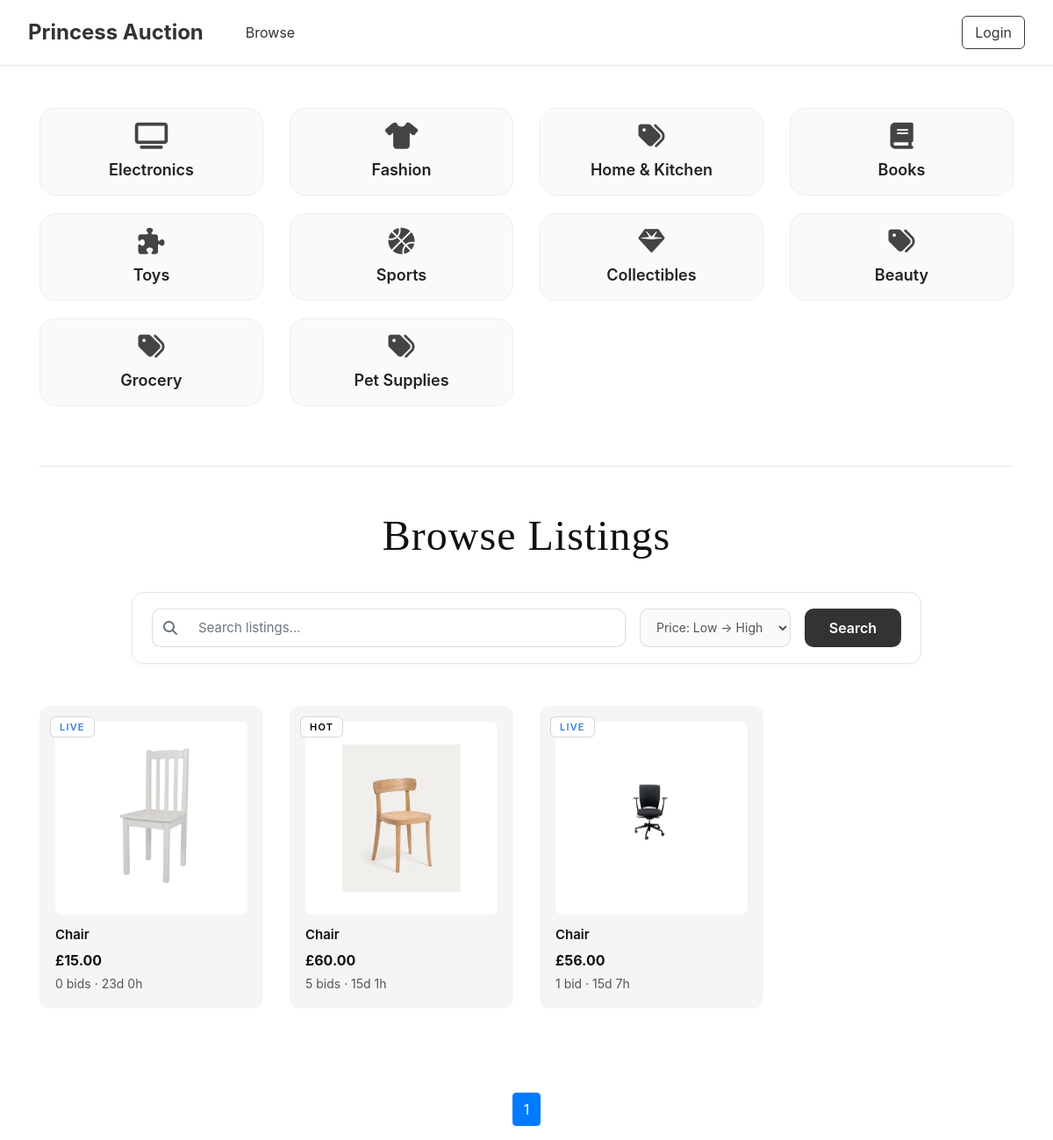
Page /browse.php?cat=3 on the committed database.
### tables this page shows
CREATE TABLE `category` (
  `category_id` int(11) NOT NULL,
  `category_name` varchar(100) NOT NULL
);

CREATE TABLE `auction` (
  `auction_id` int(11) NOT NULL,
  `item_id` int(11) NOT NULL,
  `start_price` decimal(10,2) NOT NULL CHECK (`start_price` > 0),
  `reserve_price` decimal(10,2) NOT NULL CHECK (`reserve_price` >= 0),
  `start_time` datetime DEFAULT current_timestamp(),
  `end_time` datetime NOT NULL,
  `status` enum('Sched','Live','Closed','Unsold') DEFAULT 'Sched'
);

CREATE TABLE `image` (
  `image_id` int(11) NOT NULL,
  `item_id` int(11) NOT NULL,
  `path` varchar(255) NOT NULL,
  `sort_order` int(11) DEFAULT 0
);

CREATE TABLE `Item` (
  `item_id` int(11) NOT NULL,
  `seller_id` int(11) NOT NULL,
  `category_id` int(11) DEFAULT NULL,
  `title` varchar(255) NOT NULL,
  `description` text DEFAULT NULL,
  `condition` varchar(50) NOT NULL,
  `date_created` datetime DEFAULT current_timestamp()
);

### browse.php (the view, shortened to what this page needs)
<?php require("utilities.php")?>
<?php include_once("header.php")?>
<link rel="stylesheet" href="https://cdnjs.cloudflare.com/ajax/libs/font-awesome/6.5.0/css/all.min.css">
<div class="container my-5">
  <div class="row gy-4 gx-4">
    <?php
    $conn = connectDB();
    $icons = [
      "Electronics"   => "fa-solid fa-tv",
      "Fashion"       => "fa-solid fa-shirt",
      "Home & Kitchen"=> "fa-solid fa-couch",
      "Books"         => "fa-solid fa-book",
      "Toys"          => "fa-solid fa-puzzle-piece",
      "Sports"        => "fa-solid fa-basketball",
      "Collectibles"  => "fa-solid fa-gem",
      "Others"        => "fa-solid fa-box"
    ];
    $sql = "SELECT category_id, category_name FROM category";
    $result = $conn->query($sql);
    while ($row = $result->fetch_assoc()) {
        $cat_id = $row['category_id'];
        $cat_name = htmlspecialchars($row['category_name']);
        $icon_class = isset($icons[$cat_name]) ? $icons[$cat_name] : "fa-solid fa-tags";
        echo '
        <div class="col-6 col-md-3">
            <a href="browse.php?cat=' . $cat_id . '" style="text-decoration:none;">
                <div class="category-card">
                    <i class="category-icon ' . $icon_class . '"></i>
                    <div class="category-name">' . $cat_name . '</div>
                </div>
            </a>
        </div>';
    }
    ?>
  </div>
</div>
<div class="container">
<div style="
  width:100%;
  height:1px;
  background:#e6e6e6;
  margin-bottom:25px;
"></div>
<h2 style="
    font-family: 'Playfair Display', serif;
    text-align:center;
    font-size: 48px;
    font-weight: 500;
    letter-spacing: 1px;
    margin: 50px 0 35px 0;
    color:#111;
">
  Browse Listings
</h2>
<div id="searchSpecs" class="mt-4 mb-4">
  <div style="
      background:white;
      border:1px solid #e6e6e6;
      border-radius:14px;
      padding:18px 22px;
      max-width:900px;
      margin:0 auto;
      box-shadow:0 2px 6px rgba(0,0,0,0.03);
  ">
    <form method="get" action="browse.php">
  <div class="search-bar-wrapper">
    <div class="flex-grow-1">
      <div class="input-group search-input-group">
        <span class="input-group-text">
          <i class="fa fa-search text-muted"></i>
        </span>
        <input type="text"
               class="form-control"
               name="keyword"
               placeholder="Search listings...">
      </div>
    </div>
    <select name="order_by" class="search-select">
      <option value="pricelow">Price: Low → High</option>
    </select>
    <button class="search-btn">Search</button>
  </div>
</form>
  </div>
</div>
</div>
<?php
  $category = $_GET['cat'] ?? 'all';
  $ordering = $_GET['order_by'] ?? 'pricelow';
  $curr_page = isset($_GET['page']) ? intval($_GET['page']) : 1;
  $connection = connectDB();
  $query = "
    SELECT i.item_id, i.title, i.description, a.start_price, a.reserve_price, a.end_time, a.auction_id
    FROM Item i
    JOIN Auction a ON i.item_id = a.item_id
    WHERE 1 = 1
  ";
  if ($category !== 'all') {
      $safe_cat = mysqli_real_escape_string($connection, $category);
      $query .= " AND i.category_id = '$safe_cat'";
  }
  switch ($ordering) {
      default:
          $query .= " ORDER BY a.start_price ASC";
  }
  $result = mysqli_query($connection, $query);
  $num_results = mysqli_num_rows($result);
  $results_per_page = 10;
  $max_page = ceil($num_results / $results_per_page);
?>
<div class="container mt-5">
<div class="row">
<?php
  if ($num_results == 0) {
      echo '<div class="alert alert-info">No auctions found.</div>';
  } else {
      while ($row = mysqli_fetch_assoc($result)) {
          $item_id = $row['item_id'];
          $title = $row['title'];
          $description = $row['description'];
$auction_id = $row['auction_id'];
$sql_max = "SELECT MAX(bid_amount) AS max_bid FROM bid WHERE auction_id = ?";
$stmt_max = $connection->prepare($sql_max);
$stmt_max->bind_param("i", $auction_id);
$stmt_max->execute();
$max_res = $stmt_max->get_result();
$max_row = $max_res->fetch_assoc();
$current_price = $max_row['max_bid'] ?? $row['start_price'];
$sql_count = "SELECT COUNT(*) AS count_bids FROM bid WHERE auction_id = ?";
$stmt_count = $connection->prepare($sql_count);
$stmt_count->bind_param("i", $auction_id);
$stmt_count->execute();
$count_res = $stmt_count->get_result();
$count_row = $count_res->fetch_assoc();
$num_bids = $count_row['count_bids'];
$sql_img = "SELECT path FROM image WHERE item_id = ? ORDER BY sort_order ASC LIMIT 1";
$stmt_img = $connection->prepare($sql_img);
$stmt_img->bind_param("i", $row['item_id']);
$stmt_img->execute();
$res_img = $stmt_img->get_result();
$img_path = $res_img->fetch_assoc()['path'] ?? 'uploads/default.jpg';
          $end_date = new DateTime($row['end_time']);
          print_listing_li($item_id, $title, $description, $current_price, $num_bids, $end_date, $img_path);
      }
  }
?>
</div>
<nav aria-label="Search results pages" class="mt-5">
  <ul class="pagination justify-content-center">
<?php
  $querystring = "";
  foreach ($_GET as $key => $value) {
    if ($key != "page") {
      $querystring .= "$key=$value&amp;";
    }
  }
  $high_page_boost = max(3 - $curr_page, 0);
  $low_page_boost = max(2 - ($max_page - $curr_page), 0);
  $low_page = max(1, $curr_page - 2 - $low_page_boost);
  $high_page = min($max_page, $curr_page + 2 + $high_page_boost);
  for ($i = $low_page; $i <= $high_page; $i++) {
    if ($i == $curr_page) {
      echo('
    <li class="page-item active">');
    }
    else {
      echo('
    <li class="page-item">');
    }
    echo('
      <a class="page-link" href="browse.php?' . $querystring . 'page=' . $i . '">' . $i . '</a>
    </li>');
  }
?>
  </ul>
</nav>
</div>
<?php include_once("footer.php")?>

### utilities.php (shortened to what this page needs)
<?php
function display_time_remaining($interval) {
    if ($interval->days == 0 && $interval->h == 0) {
      $time_remaining = $interval->format('%im %Ss');
    }
    else if ($interval->days == 0) {
      $time_remaining = $interval->format('%hh %im');
    }
    else {
      $time_remaining = $interval->format('%ad %hh');
    }
  return $time_remaining;
}
function print_listing_li($item_id, $title, $desc, $price, $num_bids, $end_time, $img_path)
{
    $bid_label = ($num_bids == 1) ? " bid" : " bids";
    $now = new DateTime();
    if ($now > $end_time) {
        $time_remaining = "Auction ended";
    } else {
        $interval = $now->diff($end_time);
        $time_remaining = display_time_remaining($interval);
    }
    if ($now > $end_time) {
        $status = "ENDED";
    } else {
        $interval = $now->diff($end_time);
        if ($interval->days == 0 && $interval->h < 24) {
            $status = "ENDING SOON";
        } elseif ($num_bids >= 5) {
            $status = "HOT";
        } else {
            $status = "LIVE";
        }
    }
    $label_color = [
        "HOT" => "black",
        "LIVE" => "#357edd",
        "ENDING SOON" => "#d9534f",
        "ENDED" => "grey"
    ];
    echo '
    <div class="col-lg-3 col-md-4 col-sm-6 mb-5">
      <a href="listing.php?item_id=' . $item_id . '" style="text-decoration:none; color:inherit;">
      <div class="lux-card"
           style="
             background:#f5f5f5;
             border-radius:12px;
             padding:18px;
             transition:all .25s ease;
             position:relative;
           "
           onmouseover="this.style.transform=\'translateY(-6px)\'; this.style.boxShadow=\'0 14px 28px rgba(0,0,0,0.08)\';"
           onmouseout="this.style.transform=\'none\'; this.style.boxShadow=\'none\';"
      >
    <div style="
  position:absolute;
  top:12px;
  left:12px;
  padding:3px 10px;
  font-size:11px;
  font-weight:600;
  letter-spacing:1.2px;
  text-transform:uppercase;
  background:rgba(255,255,255,0.7);
  color:' . $label_color[$status] . ';
  border:1px solid rgba(0, 0, 0, 0.15);
  border-radius:6px;
  backdrop-filter:blur(6px);
">
          ' . $status . '
        </div>
        <div style="
            background:white;
            border-radius:8px;
            padding:26px;
            height:220px;
            display:flex;
            justify-content:center;
            align-items:center;
            overflow:hidden;
        ">
          <img src="' . $img_path . '"
               style="max-height:100%; max-width:100%; object-fit:contain;">
        </div>
        <h6 style="margin-top:14px; font-weight:600; font-size:15px; color:#111;">
          ' . htmlspecialchars($title) . '
        </h6>
        <div style="margin-top:8px;">
          <div style="font-size:16px; font-weight:700; color:#111;">
            £' . number_format($price, 2) . '
          </div>
          <div style="margin-top:4px; color:#555; font-size:14px;">
            ' . $num_bids . $bid_label . ' · ' . $time_remaining . '
          </div>
        </div>
      </div>
      </a>
    </div>
    ';
}

### header.php (style rules this page uses)
.search-bar-wrapper { display: flex; align-items: center; gap: 16px; }
.search-input-group { height: 44px; }
.search-input-group .input-group-text { background: #fff; border: 1px solid #dcdcdc; border-right: none; border-radius: 10px 0 0 10px; }
.search-input-group input { height: 44px; border: 1px solid #dcdcdc; border-left: none; border-radius: 0 10px 10px 0; font-size: 15px; }
.search-select { height: 44px; border-radius: 10px; border: 1px solid #dcdcdc; background: #fafafa; font-size: 14px; color: #555; padding: 0 14px; width: auto; min-width: 150px; cursor: pointer; }
.search-btn { height: 44px; width: 110px; background: #333; color: white; border-radius: 10px; font-weight: 600; border: none; transition: 0.25s; }

### browse.php (style rules this page uses)
.category-card { margin-bottom: 20px; }
.category-card { background: #fafafa; border: 1px solid #eee; border-radius: 18px; height: 100px; display: flex; flex-direction: column; justify-content: center; align-items: center; gap: 10px; transition: 0.25s; cursor: pointer; }
.category-icon { font-size: 30px; color: #444; }
.category-name { font-size: 18px; font-weight: 600; color: #222; }

### rows in the picture
category: category_name "Electronics"
category: category_name "Fashion"
category: category_name "Home & Kitchen"
category: category_name "Books"
category: category_name "Toys"
category: category_name "Sports"
category: category_name "Collectibles"
category: category_name "Beauty"
category: category_name "Grocery"
category: category_name "Pet Supplies"
auction: status "LIVE", image.path (picture), item.title "Chair", num_bids "0", bid_label "bids", time_remaining "23d 0h"
auction: status "HOT", image.path (picture), item.title "Chair", price "60.00", num_bids "5", bid_label "bids", time_remaining "15d 1h"
auction: status "LIVE", image.path (picture), item.title "Chair", price "56.00", num_bids "1", bid_label "bid", time_remaining "15d 7h"
